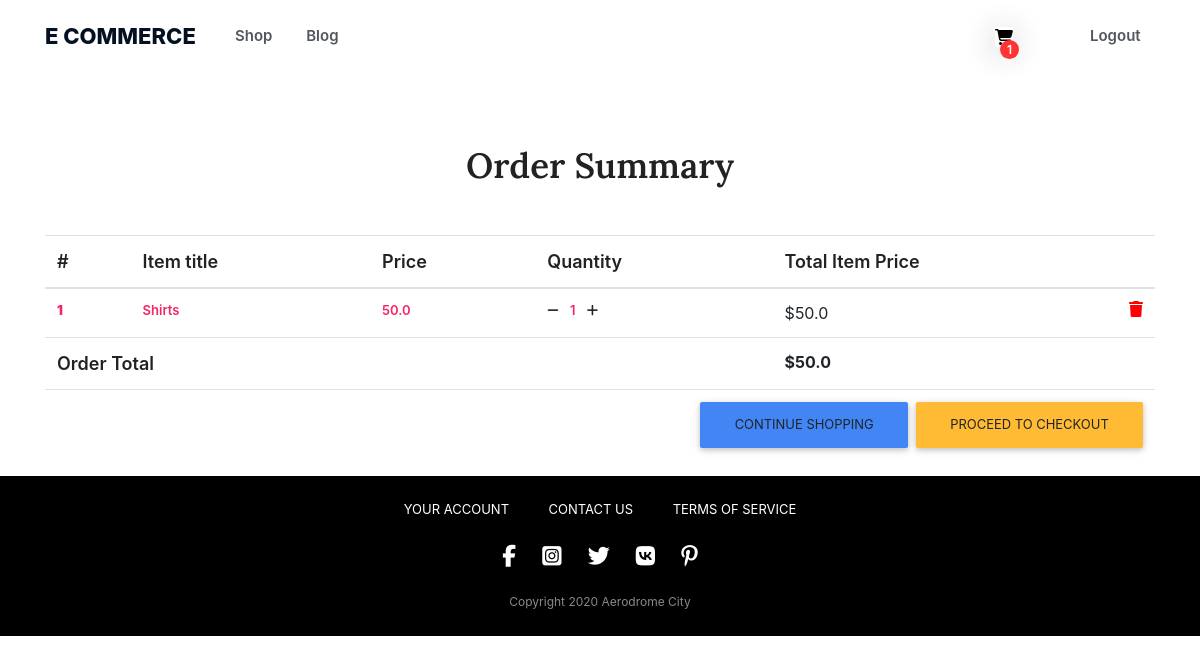
Page /order-summary/ (signed in) on the committed database.
### store/models.py (models this page shows, shortened)
class OrderItem(models.Model):
    user = models.ForeignKey(
        settings.AUTH_USER_MODEL, on_delete=models.CASCADE)
    ordered = models.BooleanField(default=False)
    item = models.ForeignKey(Item, on_delete=models.CASCADE)
    quantity = models.IntegerField(default=1)
    def get_total_item_price(self):
        return self.quantity * self.item.price
    def get_final_price(self):
        if self.item.discount_price:
            return self.get_total_discount_item_price()
        return self.get_total_item_price()

class Item(models.Model):
    title = models.CharField(max_length=100)
    price = models.FloatField()
    discount_price = models.FloatField(blank=True, null=True)
    category = models.CharField(choices=CAT_CHOICES, max_length=10)
    label = models.CharField(choices=LABEL_CHOICES, max_length=1)
    slug = models.SlugField()
    description = models.TextField()
    image = models.ImageField(blank=True, null=True)

class Order(models.Model):
    user = models.ForeignKey(settings.AUTH_USER_MODEL, on_delete=models.CASCADE)
    ref_code = models.CharField(max_length=20)
    items = models.ManyToManyField(OrderItem)
    start_date = models.DateTimeField(auto_now_add=True)
    ordered_date = models.DateTimeField()
    ordered = models.BooleanField(default=False)
    shipping_address = models.ForeignKey(
        'Address', related_name='shipping_address', on_delete=models.SET_NULL, blank=True, null=True)
    billing_address = models.ForeignKey(
        'Address', related_name='billing_address', on_delete=models.SET_NULL, blank=True, null=True)
    payment = models.ForeignKey(
        'Payment', on_delete=models.SET_NULL, blank=True, null=True)
    coupon = models.ForeignKey(
        'Coupon', on_delete=models.SET_NULL, blank=True, null=True
    )
    being_address = models.BooleanField(default=False)
    received = models.BooleanField(default=False)
    refund_requested = models.BooleanField(default=False)
    refund_granted = models.BooleanField(default=False)
    @property
    def get_cart_items(self):
        total = sum([ item.quantity for item in self.items.all()])
        return total
    def get_total(self):
        total = 0
        for order_item in self.items.all():
            total += order_item.get_final_price()
        if self.coupon:
            total -= self.coupon.amount
        return total

### store/views.py (the view)
# urls.py: path('order-summary/', OrderSummaryView.as_view(), name='order-summary'),
class OrderSummaryView(LoginRequiredMixin, View):
    def get(self, *args, **kwargs):
        try:
            order = Order.objects.get(user=self.request.user, ordered=False)
            context = {
                'object': order,
                'cartItems': order.get_cart_items
            }
            return render(self.request, 'store/order_summary.html', context)
        except ObjectDoesNotExist:
            messages.warning(self.request, "You do not have an active order")
            return redirect("/")

### store/templates/store/order_summary.html (shortened to what this page needs)
{% extends "store/base.html" %}
{% block content %}
    <main>
        <div class="container">
            <div class="table-responsive text-nowrap">
                <h2 class="title">Order Summary</h2>
                <table class="table mt-5">
                    <thead>
                    <tr>
                        <th scope="col" class="card__title">#</th>
                        <th scope="col" class="card__title">Item title</th>
                        <th scope="col" class="card__title">Price</th>
                        <th scope="col" class="card__title">Quantity</th>
                        <th scope="col" class="card__title">Total Item Price</th>
                    </tr>
                    </thead>
                    <tbody>
                    {% for order_item in object.items.all %}
                        <tr>
                            <th scope="row">
                                <div class="card__price">
                                    <b>{{ forloop.counter }}<b>
                                </div>
                            </th>
                            <td>
                                <div class="card__price">
                                    {{ order_item.item.title }}
                                </div>
                            </td>
                            <td>
                                <div class="card__price">
                                    {{ order_item.item.price }}
                                </div>
                            </td>
                            <td>
                            <div class="card__price">
                                <a href="{% url 'remove-single-item-from-cart' order_item.item.slug %}">
                                    <i class="fas fa-minus mr-2 plmn_danger"></i>
                                </a>
                                {{ order_item.quantity }}
                                <a href="{% url 'add-to-cart' order_item.item.slug %}">
                                    <i class="fas fa-plus ml-2 plmn_danger"></i>
                                </a>
                            </div>
                            </td>
                             <td>
                                {% if order_item.item.discount_price %}
                                    ${{ order_item.get_total_discount_item_price }}
                                    <span class="badge badge-primary">Saving ${{ order_item.get_amount_saved }}</span>
                                {% else %}
                                    ${{ order_item.get_total_item_price }}
                                {% endif %}
                                <a style='color: #ff0000;' href="{% url 'remove-from-cart' order_item.item.slug %}">
                                    <i class="fas fa-trash float-right"></i>
                                </a>
                            </td>
                        </tr>
                    {% endfor %}
                    {% if object.get_total %}
                        <tr>
                            <td colspan="4" class="card__title">Order Total</td>
                            <td><b>${{ object.get_total }}</b></td>
                        </tr>
                        <tr>
                            <td colspan="5">
                                <a class='btn btn-warning float-right ml-2' href='/checkout/'>Proceed to checkout</a>
                                <a class='btn btn-primary float-right' href='/'>Continue shopping</a>
                            </td>
                        </tr>
                    {% endif %}
                    </tbody>
                </table>
            </div>
        </div>
    </main>
{% endblock content %}

### static/css/main_style.css (style rules this page uses)
.title { font-size: 35px; color: #222; font-family: 'Lora', serif; margin: 0; margin-bottom: 5px; text-align: center; font-weight: 600; }
.card__title { color: #222; font-size: 18px; margin-bottom: 5px; font-weight: 600; }
.card__price { font-size: 13px; color: #f72464; font-weight: 600; }
main { display: block; }
.mt-5, .my-5 { margin-top: 3rem !important; }
.container { width: 100%; padding-right: 15px; padding-left: 15px; margin-right: auto; margin-left: auto; }
.btn { margin: .375rem; text-transform: uppercase; word-wrap: break-word; white-space: normal; cursor: pointer; border: 0; border-radius: .125rem; box-shadow: 0 2px 5px 0 rgba(0, 0, 0, .16), 0 2px 10px 0 rgba(0, 0, 0, .12); transition: color .15s ease-in-out, background-color .15s ease-in-out, border-color .15s ease-in-out, box-shadow .15s ease-in-out; }
.btn-primary { color: #fff; background-color: #4285f4 !important; }
div { display: block; }
.table { width: 100%; margin-bottom: 1rem; color: rgb(33, 37, 41); border-collapse: collapse; border-spacing: 2px; border-color: grey; }
table.table a { margin: 0; color: #212529; }
.btn { margin: .375rem; color: #fff; text-transform: uppercase; word-wrap: break-word; white-space: normal; cursor: pointer; border: 0; border-radius: .125rem; box-shadow: 0 2px 5px 0 rgba(0, 0, 0, .16), 0 2px 10px 0 rgba(0, 0, 0, .12); transition: color .15s ease-in-out, background-color .15s ease-in-out, border-color .15s ease-in-out, box-shadow .15s ease-in-out; padding: .84rem 2.14rem; font-size: .81rem; }
.btn-warning { color: #fff; background-color: #fb3 !important; }

### rows in the picture
OrderItem: item "Shirts", item.price "50.0", quantity "1", get_total_item_price "50.0"
Order: get_total "50.0"

### other values in the picture
{{ cartItems }} "1"
